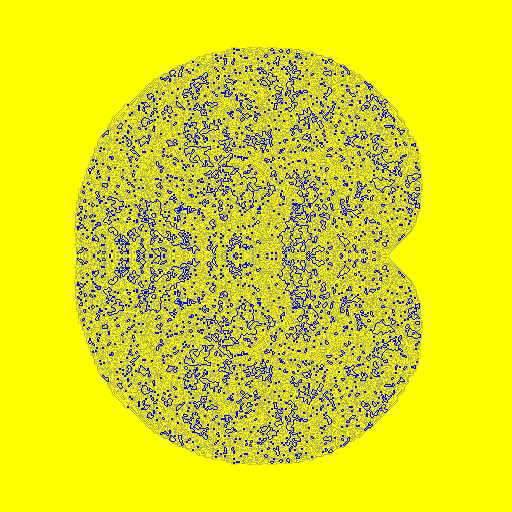
Frame 1 (no input)
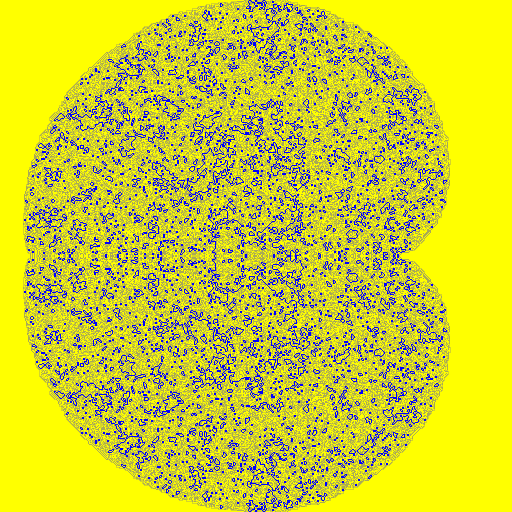
Frame 2 (the mouse pressed at the canvas centre, redrawn once)

The p5.js sketch that drew these frames (run headless with seeded random() and noise() and a simulated clock; the mouse was pressed at the canvas centre and the sketch redrawn once):

// p5.js sketch
// ── sketch.js
// By Roni Kaufman
// https://ronikaufman.github.io/

// Genuary JAN.30
// "Replicate a natural concept (e.g. gravity, flocking, path following)."
// https://genuary2021.github.io/

let grid = [];
const n = 512; // number of squares per side
//const MAX_STEPS = 524288;
const MAX_STEPS = 134217728;
//const rules = ["L", "R", "R", "R", "R", "L", "L", "L", "R", "R", "R"];
//const rules = ["L", "R", "R", "R", "R", "R", "L", "L", "R"];
const rules = ["R", "R", "L", "L"];
let ant = {
  x: 300,
  y: n/2,
  dir: 2
}

function setup() {
  createCanvas(512, 512);
  noLoop();
  noStroke();
  fill(0, 0, 255);
  rectMode(CENTER);
  
  for (let i = 0; i < n; i++) {
    let line = [];
    for (let j = 0; j < n; j++) {
      line.push(0);
    }
    grid.push(line);
  }
}

function draw() {
  background(255, 255, 0);
  beginShape();
  for (i = 0; i < MAX_STEPS; i++) {
    oneStep(ant);
  }
  drawGrid();
  endShape();
}

function oneStep(ant) {
  let state = grid[ant.y][ant.x];
  grid[ant.y][ant.x] = (grid[ant.y][ant.x] + 1)%rules.length;
  if (rules[state] == "R") {
    ant.dir = (ant.dir+1)%4;
  } else if (rules[state] == "L") {
    ant.dir = (ant.dir+3)%4;
  }
  moveForward(ant);
}

function moveForward(ant) {
  switch (ant.dir) {
    case 0: // up
      ant.y = (ant.y-1+n)%n;
      break;
    case 1: // right
      ant.x = (ant.x+1)%n;
      break;
    case 2: // down
      ant.y = (ant.y+1)%n;
      break;
    case 3: // left
      ant.x = (ant.x-1+n)%n;
      break;
  }
}

function drawGrid() {
  let s = width/n;
  let m = rules.length-1;
  for (let i = 0; i < n; i++) {
    for (let j = 0; j < n; j++) {
      let g = grid[j][i];
      if (g > 0) {
        square((i+1/2)*s, (j+1/2)*s, s*g/m);
      }
    }
  }
}
